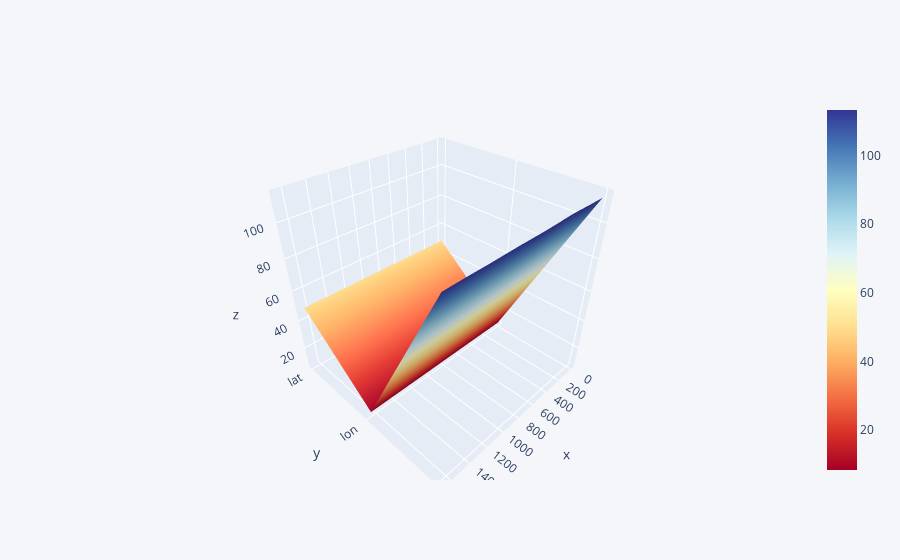

The code cell stored with this chart in its notebook:
### Code cell
d[['lat','lon','alt']].iplot(kind='surface',colorscale='rdylbu')

### Figure 1 — Plotly figure (JSON) as saved in the notebook; plotly's stock layout.template omitted (floating-point values rounded to 4 significant figures; data arrays with more than 128 entries replaced by an {"elided": "..."} marker saying what was removed)
{"data": [{"colorscale": [[0, "rgb(165,0,38)"], [0.1, "rgb(215,48,39)"], [0.2, "rgb(244,109,67)"], [0.3, "rgb(253,174,97)"], [0.4, "rgb(254,224,144)"], [0.5, "rgb(255,255,191)"], [0.6, "rgb(224,243,248)"], [0.7, "rgb(171,217,233)"], [0.8, "rgb(116,173,209)"], [0.9, "rgb(69,117,180)"], [1, "rgb(49,54,149)"]], "type": "surface", "x": {"elided": "1648 int values"}, "y": ["lat", "lon", "alt"], "z": {"elided": "3x1648 float values"}}], "layout": {"legend": {"bgcolor": "#F5F6F9", "font": {"color": "#4D5663"}}, "paper_bgcolor": "#F5F6F9", "plot_bgcolor": "#F5F6F9", "title": {"font": {"color": "#4D5663"}}, "xaxis": {"gridcolor": "#E1E5ED", "showgrid": true, "tickfont": {"color": "#4D5663"}, "title": {"font": {"color": "#4D5663"}, "text": ""}, "zerolinecolor": "#E1E5ED"}, "yaxis": {"gridcolor": "#E1E5ED", "showgrid": true, "tickfont": {"color": "#4D5663"}, "title": {"font": {"color": "#4D5663"}, "text": ""}, "zerolinecolor": "#E1E5ED"}}}
